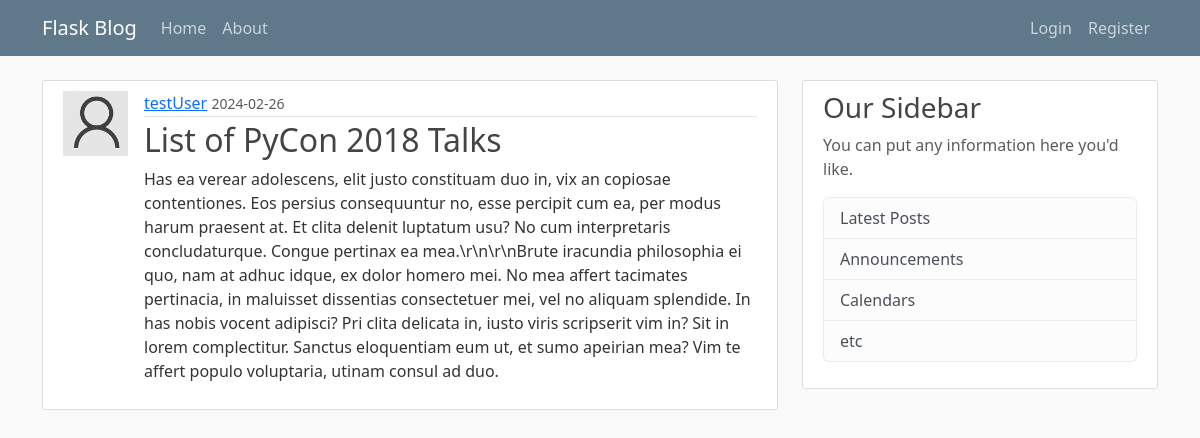
/post/10, run on the app's committed database.
### flaskblog/models.py (models this page shows, shortened)
class User(db.Model, UserMixin):
    id = db.Column(db.Integer, primary_key=True)
    username = db.Column(db.String(20), unique=True, nullable=False)
    email = db.Column(db.String(120), unique=True, nullable=False)
    image_file = db.Column(db.String(20), nullable=False, default='default.jpg')
    password = db.Column(db.String(60), nullable=False)
    posts = db.relationship('Post', backref='author', lazy=True)

class Post(db.Model):
    id = db.Column(db.Integer, primary_key=True)
    title = db.Column(db.String(100), nullable=False)
    date_posted = db.Column(db.DateTime, nullable=False, default=datetime.utcnow)
    content = db.Column(db.Text, nullable=False)
    user_id = db.Column(db.Integer, db.ForeignKey('user.id'), nullable=False)

### flaskblog/routes.py (the view)
@app.route("/post/<int:post_id>")
def post(post_id):
    post = Post.query.get_or_404(post_id)
    return render_template('post.html', title= post.title, post= post)

### flaskblog/templates/post.html (shortened to what this page needs)
{% extends 'layout.html' %}
{% block content %}
    <article class="media content-section" style= "display: flex;">
        <img class= "rounded-circle, article-img" src= "{{ url_for('static', filename= 'profile_pics/' + post.author.image_file) }}">
        <div class="media-body">
        <div class="article-metadata">
            <a class="mr-2" href="{{ url_for('user_posts', username= post.author.username) }}">{{ post.author.username }}</a>
            <small class="text-muted">{{ post.date_posted.strftime('%Y-%m-%d') }}</small>
        </div>
        <h2 class= "article-title">{{ post.title }}</h2>
        <p class="article-content">{{ post.content }}</p>
        </div>
    </article>
{% endblock content %}

### flaskblog/static/main.css (style rules this page uses)
body { background: #fafafa; color: #333333; margin-top: 5rem; }
h1, h2, h3, h4, h5, h6 { color: #444444; }
.content-section { background: #ffffff; padding: 10px 20px; border: 1px solid #dddddd; border-radius: 3px; margin-bottom: 20px; }
.article-title { color: #444444; }
.article-content { white-space: pre-line; }
.article-img { height: 65px; width: 65px; margin-right: 16px; }
.article-metadata { padding-bottom: 1px; margin-bottom: 4px; border-bottom: 1px solid #e3e3e3 }

### data on the page
User: image_file (placeholder picture), author.username "testUser"
Post: date_posted "2024-02-26", title "List of PyCon 2018 Talks", content "Has ea verear adolescens, elit justo constituam duo in, vix an copiosae contentiones. Eos persius consequuntur no, esse percipit cum ea, per modus harum praesent at. Et clita delenit luptatum usu? No cum interpretaris concludaturque. Congue pertinax ea mea.\\r\\n\\r\\nBrute iracundia philosophia ei quo, nam at adhuc idque, ex dolor homero mei. No mea affert tacimates pertinacia, in maluisset dissentias consectetuer mei, vel no aliquam splendide. In has nobis vocent adipisci? Pri clita delicata in, iusto viris scripserit vim in? Sit in lorem complectitur. Sanctus eloquentiam eum ut, et sumo apeirian mea? Vim te affert populo voluptaria, utinam consul ad duo."
